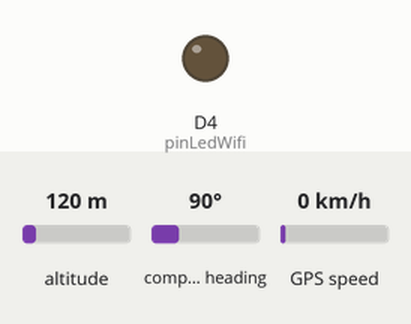
Bench run of a sketch on a simulated ESP8266 (NodeMCU). Shown: output pins drawn as LEDs (lit = HIGH). The test bench sets the inputs (shaded band); at power-on: altitude 120 m, compass heading 90°, GPS speed 0 km/h. WiFi joins after 1.5 s; servers stay silent unless stated; uploads are accepted with an empty reply; the GPS gets a fix after 3 s at 37.7749, -122.4194 with 8 satellites; what the sketch prints to the serial monitor is not drawn.

Above: at 0.1 s.
At 1.5 s:
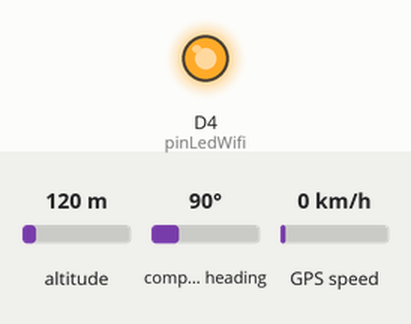
Timing chart, 0 to 3.0 s (numbered marks = the images above):
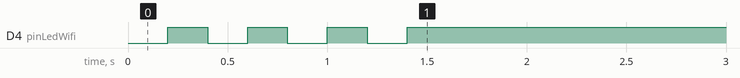

The sketch:

arduinoCod.ino
```cpp
// Permite trabajar con el hardware directamente del MODULO-GPS
#include<SoftwareSerial.h>
// Permite interpretar los datos enviados por el GPS(los datos son enviados en codigo NMEA -> National Marine Electronics Asociation)
#include<TinyGPS.h>// TYNYGPS

#include <WiFiManager.h> // Hace que el ESP8266 se convierta en una "access Point" para configurar la red Wifi
#include <ESP8266HTTPClient.h> // Libreria para enviar la información al localhost
#include <WiFiClient.h>
WiFiClient client; // Creamos un objeto de tipo WifiClient para realizar la conexion al localhost (Sin el cliente ('La peticíon') no podemos acceder)

#include <Ticker.h> // LIBRERIA PARA CREAR PROCESOS (Temporizador)
#define pinLedWifi D4 // LED SENTINELA DE LA CONEXION WIFI
Ticker ticker; // CREAMOS UN OBJETO PARA REALIZAR UN PROCESO

// FUNCIÓN PARA EL LED SENTINELA
void blinkLed(){
  // Cambia el estado del LED
  byte estado = digitalRead(pinLedWifi);
  digitalWrite(pinLedWifi, !estado);
}

// VARIABLES
float flat, flon;
String userId = "1234"; // IDENTIFICACIÓN DEL DISPOSITIVO EN LA BASE DE DATOS

// ____________________FORMATO DE LA URL____________________
String protocol = "http://";
String host = "lindacalle.000webhostapp.com";
String resource = "servidoriot/PHP/save.php";

// GUARDAMOS LA URL QUE DIRECCIÓNA AL RECURSO DE LA PAGINA GUARDADA EN EL HOST LOCAL (COMPUTADOR)
String url = protocol + host + resource;

// ____________________MODULO GPS____________________
// DECLARAMOS UN OBJETO DE TIPO SOFTWARE-SERIAL
SoftwareSerial ss(D2,D1); // TX/RX
// DECLARAMOS UN OBJETO DE TIPO TINY-GPS
TinyGPS gps;

void setup() {
  // MODULO GPS
  Serial.begin(115200);
  // LE DECIMOS AL MODULO GPS QUE ME ENVIE LOS DATOS A LA VELOCIDAD DE 9600 baudios
  ss.begin(9600);

  // MODULO ESP8266
  // Modo del pin
  pinMode(pinLedWifi, OUTPUT);
  // Empezamos el temporizador que hará parpadear el LED
  ticker.attach(0.2, blinkLed); // SE EJECUTA CADA 200ms

  // ESP8266
  WiFiManager wifiManager; // Creamos un objeto de tipo WiFiManager
  // BORRA LAS CREDENCIALES DE LA RED WIFI
  // wifiManager.resetSettings();
  // Creamos AP y portal cautivo
                          // (nombre, contraseña -> 8 a 64 caracteres)
  if (!wifiManager.autoConnect("ESP8266")){// Busca la RED WIFI que el ESP8266 se habia conectado la ultima vez para conectarse nuevamente
    Serial.println("Fallo en la conexión (timeout)");
    ESP.reset();
    delay(1000);
  }
  // Nota: El modulo NodeMCU guarda los datos de la red a la cual el dispositivo se conecto la ultima vez (CREDENCIALES); Si no se conecta va a levantar un acces point en la red
  Serial.println("Ya estás conectado");
  // Eliminamos el temporizador
  ticker.detach();

  // Apagamos el LED
  digitalWrite(pinLedWifi, HIGH);
}

void loop() {
  // ____________________OBJETO DE COMUNICACIÓN____________________
  HTTPClient http; // Creamos un objeto de tipo HTTPClient
  http.begin(client,url); // Destino del mensaje
  http.addHeader("Content-Type", "application/x-www-form-urlencoded");

  if(ss.available()>0){
    // VERIFICA LA CONVERCIÓN DE INFORMACIÓN DE NMEA A COORDENADAS POLARES LEIBLES(LAT,LNG)
    if(gps.encode(ss.read())){
      // VARIABLES (LAT,LON)
      gps.f_get_position(&flat, &flon);
      Serial.println(String(flat,15) + "," + String(flon,15));

      String postData = "userId=" + userId + "&longitud=" + String(flon,15) + "&latitud=" + String(flat,15);
      int httpCode= http.POST(postData); // Envia los datos
      String answer = http.getString(); // obtiene la respuesta del servidor

      Serial.println(httpCode);
      Serial.println(answer);

      http.end(); // Cerramos la conexion
    }
  }
}
```
